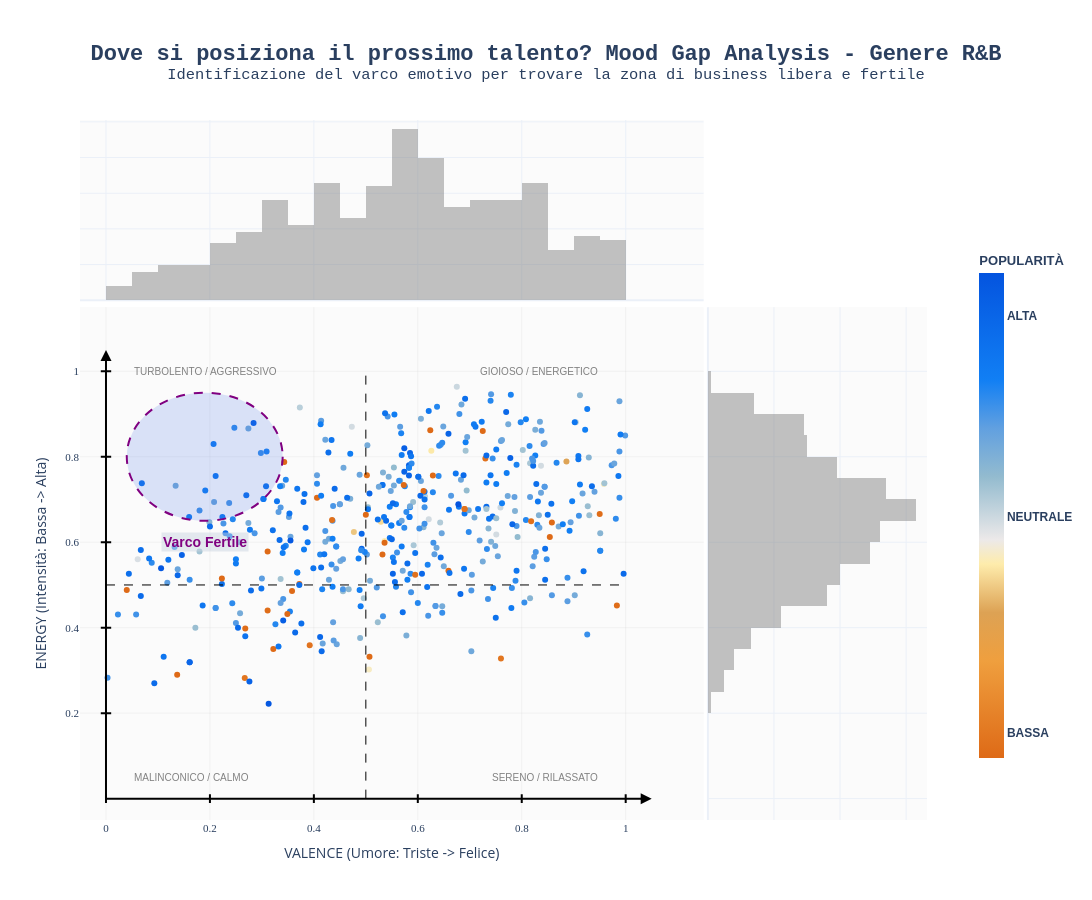

The code cell stored with this chart in its notebook:
### Markdown cell above
# DOMANDA DI BUSINESS 3



**Analisi del Posizionamento Strategico (Il Target nello specifico)**



Dove si posiziona il prossimo Talento se decidiamo di lanciarlo nel R&B? Abbiamo un varco o un area di questo genere che non sia preso d'assalto dagli artisti che producono qui e che hanno sonorità compatibili con R&B?



Sappiamo come va il mercato e chi sono i competitor. Ora decidiamo "che tipo" di artista vogliamo lanciare. Cerchiamo un'area di mercato libera (es. musica energetica ma triste/cupa) o ci buttiamo nel quadrante più affollato e redditizio?



**(Positioning) → Dove ci inseriamo noi?**



Il Colpo di Scena: "Abbiamo trovato il varco! Ecco dove la concorrenza dorme e dove il nostro nuovo talento può infilarsi per fare il botto."



Ora non serve più a scegliere il genere lo abbiamo già fatto, ma dobbiamo definire il MOOD (l'anima del brano) all'interno del genere scelto. Per farlo ci affiadiamo a conoscenza del dominio estratta dal web tramite ricerca e in particolare usiamo la musicologia dalla quale andiamo a prendere come strumento per identificare un varco nel genere il modello circonflesso delle emozioni.



**MODELLO CIRCONFLESSO DELLE EMOZIONI**

In musicologia, l'incrocio tra Valence ed Energy mappa lo stato d'animo universale di un brano:


- Energy (Y): Rappresenta l'intensità fisica (quanto il cuore batte forte).
- Valence (X): Rappresenta il valore edonico (quanto il brano è "felice" o "triste").

Combinandole, otteniamo i 4 quadranti del mercato:


1. Alto Energy / Alta Valence: Brani euforici, da festa (Oceano Rosso, molto affollato).
2. Alto Energy / Bassa Valence: Brani arrabbiati, tesi, di sfogo (Tipico di molto Rock e R&B moderno).
3. Basso Energy / Bassa Valence: Brani depressi, malinconici, intimi.
4. Basso Energy / Alta Valence: Brani rilassati, calmi, "chill".



 Cosa dobbiamo cercare?In questa fase dobbiamo andare in profondità nel genere per trovare il "Varco Emotivo".  Non basta dire "faccio R&B", devi decidere se deve essere:Energetico e Felice. Triste ma Energetico quindi brani arrabbiati o di sfogo. Calmo e Malinconico brani acustici o "deep". Per raggiungere questo useremo lo Scatter Plot con Marginal Histograms (Valence vs Energy) filtrato solo per Rock e R&B per vedere dove si ammassano le canzoni. La ricerca sarà focalizzata su trovare spazzi con bassa densità e a prevalenza di popolarità alta dei brani questo ci servirà a ridurre i rischi di produrre un brano tecnicamente perfetto ma posizionato nel quadrante sbagliato, dove c'è troppa concorrenza.

### Code cell
import plotly.express as px
import plotly.graph_objects as go
import pandas as pd

# Filtriamo il dataset solo per il genere R&B
df_rb = df[df['r&b'] == 1].copy()

# Creazione Scatter Plot
fig = px.scatter(
    df_rb, 
    x="valence", 
    y="energy", 
    color="popularity",
    marginal_x="histogram", 
    marginal_y="histogram",
    hover_name="song",
    hover_data=["artist", "year"],
    labels={
        "valence": "VALENCE (Umore: Triste -> Felice)", 
        "energy": "ENERGY (Intensità: Bassa -> Alta)",
        "popularity": "POPULARITÀ"
    },
    color_continuous_scale=[ 
     [0.0,  "#DE6A17"], [0.2,   "#EF9F3E"], [0.3,  "#DDA254"], [0.4,  "#FEECAC"],
     [0.45,  "#ECE9E9"],[0.58,  "#93BBCF"], [0.68, "#61A0E0"], [0.78, "#117FF4"], [1.0,  "#0454DF"],
    ]
        # --- ZONA BASSA/ALLERTA (Arancio) ---
    #[0.0,  "#DE6A17"],   # Arancio Scuro/Intenso (Valore Minimo)
    #[0.2,  "#EF9F3E"],   # Arancio Chiaro/Pasto (Inizio Transizione)

    # --- ZONA NEUTRA/MEDIA (Grigio Chiaro) ---
    #[0.45,  "#ECE9E9"],   # Grigio Chiarissimo (Quasi Bianco, punto di svolta 1)
    #[0.55,  "#93BBCF"],   # Grigio Chiarissimo (Banda centrale più larga per stabilità)
    #[0.65, "#61A0E0"],   # Grigio Chiaro (Inizio Transizione verso l'alto)

    # --- ZONA ALTA/SUCCESSO (Blu) ---
    #[0.8,  "#117FF4"],   # Blu Chiaro (Inizio zona positiva)
    #[1.0,  "#0454DF"] 
    # scala colore daltonici [
      #  [0.0,  '#FF1744'], [0.2,  '#FF5724'], [0.3,  '#FEA026'], [0.4,  '#FCD443'],
      #  [0.55, '#CFED61'], [0.65, '#7BF517'], [0.75, '#00C853'], [1.0,  '#02933F'],
    #]
    ,
    width=1200, height=900, template="plotly_white"
)

#  Personalizzazione Istogrammi
fig.data[1].marker.color, fig.data[1].opacity = "#6A6A6A", 0.4
fig.data[2].marker.color, fig.data[2].opacity = "#6A6A6A", 0.4

#  Layout e Assi (Unico 0 e spazio per frecce)
fig.update_layout(
    title=dict(
        text="<b>Dove si posiziona il prossimo talento? Mood Gap Analysis - Genere R&B</b><br>"
             "<sup>Identificazione del varco emotivo per trovare la zona di business libera e fertile</sup>",
        x=0.5, xanchor="center", font=dict(size=22, family="Courier New")
    ),
    plot_bgcolor='#fbfbfb',
    xaxis=dict(
        range=[-0.05, 1.15], 
        gridcolor='rgba(200,200,200,0.2)', 
        zeroline=False,
        tickvals=[0, 0.2, 0.4, 0.6, 0.8, 1.0],
        ticks="", # Manuali dopo
        tickfont=dict(family="Arial Black", size=11)
    ),
    yaxis=dict(
        range=[-0.05, 1.15], 
        gridcolor='rgba(200,200,200,0.2)', 
        zeroline=False,
        tickvals=[0.2, 0.4, 0.6, 0.8, 1.0], # 0 escluso per non doppiarlo
        ticks="",
        tickfont=dict(family="Arial Black", size=11)
    ),
    margin=dict(t=120)
)

fig.update_coloraxes(
    colorbar=dict(
        tickmode='array', tickvals=[0.05, 0.48, 0.88], 
        ticktext=["<b>BASSA</b>", "<b>NEUTRALE</b>", "<b>ALTA</b>"],
        tickfont=dict(family="Arial", size=12),
        title=dict(text="<b>POPULARITÀ</b>", side="top", font=dict(family="Arial", size=13)),
        x=1.05, thickness=25, len=0.75, y=0.45
    )
)

#  ASSI layout
fig.add_shape(type="line", x0=0, y0=0, x1=0, y1=1.04, line=dict(color="black", width=2), xref="x", yref="y")
fig.add_shape(type="line", x0=0, y0=0, x1=1.04, y1=0, line=dict(color="black", width=2), xref="x", yref="y")

# TACCHETTE TRASVERSALI (Cross-ticks)
for val in [0, 0.2, 0.4, 0.6, 0.8, 1.0]:
    fig.add_shape(type="line", x0=val, y0=-0.01, x1=val, y1=0.01,
                  line=dict(color="black", width=2), xref="x", yref="y")
for val in [0.2, 0.4, 0.6, 0.8, 1.0]:
    fig.add_shape(type="line", x0=-0.01, y0=val, x1=0.01, y1=val,
                  line=dict(color="black", width=2), xref="x", yref="y")

# FRECCE
fig.add_annotation(dict(x=1.05, y=0, ax=-14, ay=0, xref='x', yref='y', showarrow=True, arrowhead=2, arrowsize=1.1, arrowwidth=2, arrowcolor='black'))
fig.add_annotation(dict(x=0, y=1.05, ax=0, ay=14, xref='x', yref='y', showarrow=True, arrowhead=2, arrowsize=1.1, arrowwidth=2, arrowcolor='black'))

# LINEE DI QUADRANTE (Tratteggiate)
fig.add_shape(type="line", x0=0.5, y0=0, x1=0.5, y1=1, line=dict(color="black", dash="dash", width=1), xref="x", yref="y")
fig.add_shape(type="line", x0=0, y0=0.5, x1=1, y1=0.5, line=dict(color="black", dash="dash", width=1), xref="x", yref="y")

#  VARCO FERTILE R&B il focus del plot
c_x, c_y, r = 0.19, 0.8, 0.15
fig.add_shape(type="circle", x0=c_x - r, y0=c_y - r, x1=c_x + r, y1=c_y + r,
              line=dict(color="purple", width=2, dash="dash"), fillcolor="rgba(65, 105, 225, 0.18)", xref="x", yref="y")

fig.add_annotation(x=c_x, y=c_y - r - 0.05, text="<b>Varco Fertile</b>", showarrow=False,
                   font=dict(color="purple", size=14, family="Arial"), bgcolor="rgba(203, 213, 225, 0.5)")


# ETICHETTE DEI QUADRANTI (Mood Mapping)
# Quadrante Alto-Sinistra (Low Valence, High Energy)
fig.add_annotation(x=0.05, y=1, text="TURBOLENTO / AGGRESSIVO", showarrow=False,
                   font=dict(color="rgba(50,50,50,0.6)", size=10, family="Arial"), xanchor="left")

# Quadrante Alto-Destra (High Valence, High Energy)
fig.add_annotation(x=0.95, y=1, text="GIOIOSO / ENERGETICO", showarrow=False,
                   font=dict(color="rgba(50,50,50,0.6)", size=10, family="Arial"), xanchor="right")

# Quadrante Basso-Sinistra (Low Valence, Low Energy)
fig.add_annotation(x=0.05, y=0.05, text="MALINCONICO / CALMO", showarrow=False,
                   font=dict(color="rgba(50,50,50,0.6)", size=10, family="Arial"), xanchor="left")

# Quadrante Basso-Destra (High Valence, Low Energy)
fig.add_annotation(x=0.95, y=0.05, text="SERENO / RILASSATO", showarrow=False,
                   font=dict(color="rgba(50,50,50,0.6)", size=10, family="Arial"), xanchor="right")

fig.show()

### Figure 1 — Plotly figure (JSON) as saved in the notebook; plotly's stock layout.template omitted (floating-point values rounded to 4 significant figures; data arrays with more than 128 entries replaced by an {"elided": "..."} marker saying what was removed)
{"data": [{"customdata": {"elided": "456x2 mixed values"}, "hovertemplate": "<b>%{hovertext}</b><br><br>VALENCE (Umore: Triste -> Felice)=%{x}<br>ENERGY (Intensità: Bassa -> Alta)=%{y}<br>artist=%{customdata[0]}<br>year=%{customdata[1]}<br>POPULARITÀ=%{marker.color}<extra></extra>", "hovertext": {"elided": "456 str values"}, "legendgroup": "", "marker": {"color": {"elided": "456 float values"}, "coloraxis": "coloraxis", "symbol": "circle"}, "mode": "markers", "name": "", "orientation": "v", "showlegend": false, "type": "scatter", "x": {"elided": "456 float values"}, "xaxis": "x", "y": {"elided": "456 float values"}, "yaxis": "y"}, {"bingroup": "x", "hovertemplate": "VALENCE (Umore: Triste -> Felice)=%{x}<br>count=%{y}<extra></extra>", "legendgroup": "", "marker": {"color": "#6A6A6A"}, "name": "", "opacity": 0.4, "showlegend": false, "type": "histogram", "x": {"elided": "456 float values"}, "xaxis": "x3", "yaxis": "y3"}, {"bingroup": "y", "hovertemplate": "ENERGY (Intensità: Bassa -> Alta)=%{y}<br>count=%{x}<extra></extra>", "legendgroup": "", "marker": {"color": "#6A6A6A"}, "name": "", "opacity": 0.4, "showlegend": false, "type": "histogram", "xaxis": "x2", "y": {"elided": "456 float values"}, "yaxis": "y2"}], "layout": {"annotations": [{"arrowcolor": "black", "arrowhead": 2, "arrowsize": 1.1, "arrowwidth": 2, "ax": -14, "ay": 0, "showarrow": true, "x": 1.05, "xref": "x", "y": 0, "yref": "y"}, {"arrowcolor": "black", "arrowhead": 2, "arrowsize": 1.1, "arrowwidth": 2, "ax": 0, "ay": 14, "showarrow": true, "x": 0, "xref": "x", "y": 1.05, "yref": "y"}, {"bgcolor": "rgba(203, 213, 225, 0.5)", "font": {"color": "purple", "family": "Arial", "size": 14}, "showarrow": false, "text": "<b>Varco Fertile</b>", "x": 0.19, "y": 0.6}, {"font": {"color": "rgba(50,50,50,0.6)", "family": "Arial", "size": 10}, "showarrow": false, "text": "TURBOLENTO / AGGRESSIVO", "x": 0.05, "xanchor": "left", "y": 1}, {"font": {"color": "rgba(50,50,50,0.6)", "family": "Arial", "size": 10}, "showarrow": false, "text": "GIOIOSO / ENERGETICO", "x": 0.95, "xanchor": "right", "y": 1}, {"font": {"color": "rgba(50,50,50,0.6)", "family": "Arial", "size": 10}, "showarrow": false, "text": "MALINCONICO / CALMO", "x": 0.05, "xanchor": "left", "y": 0.05}, {"font": {"color": "rgba(50,50,50,0.6)", "family": "Arial", "size": 10}, "showarrow": false, "text": "SERENO / RILASSATO", "x": 0.95, "xanchor": "right", "y": 0.05}], "barmode": "overlay", "coloraxis": {"colorbar": {"len": 0.75, "thickness": 25, "tickfont": {"family": "Arial", "size": 12}, "tickmode": "array", "ticktext": ["<b>BASSA</b>", "<b>NEUTRALE</b>", "<b>ALTA</b>"], "tickvals": [0.05, 0.48, 0.88], "title": {"font": {"family": "Arial", "size": 13}, "side": "top", "text": "<b>POPULARITÀ</b>"}, "x": 1.05, "y": 0.45}, "colorscale": [[0, "#DE6A17"], [0.2, "#EF9F3E"], [0.3, "#DDA254"], [0.4, "#FEECAC"], [0.45, "#ECE9E9"], [0.58, "#93BBCF"], [0.68, "#61A0E0"], [0.78, "#117FF4"], [1, "#0454DF"]]}, "height": 900, "legend": {"tracegroupgap": 0}, "margin": {"t": 120}, "plot_bgcolor": "#fbfbfb", "shapes": [{"line": {"color": "black", "width": 2}, "type": "line", "x0": 0, "x1": 0, "xref": "x", "y0": 0, "y1": 1.04, "yref": "y"}, {"line": {"color": "black", "width": 2}, "type": "line", "x0": 0, "x1": 1.04, "xref": "x", "y0": 0, "y1": 0, "yref": "y"}, {"line": {"color": "black", "width": 2}, "type": "line", "x0": 0, "x1": 0, "xref": "x", "y0": -0.01, "y1": 0.01, "yref": "y"}, {"line": {"color": "black", "width": 2}, "type": "line", "x0": 0.2, "x1": 0.2, "xref": "x", "y0": -0.01, "y1": 0.01, "yref": "y"}, {"line": {"color": "black", "width": 2}, "type": "line", "x0": 0.4, "x1": 0.4, "xref": "x", "y0": -0.01, "y1": 0.01, "yref": "y"}, {"line": {"color": "black", "width": 2}, "type": "line", "x0": 0.6, "x1": 0.6, "xref": "x", "y0": -0.01, "y1": 0.01, "yref": "y"}, {"line": {"color": "black", "width": 2}, "type": "line", "x0": 0.8, "x1": 0.8, "xref": "x", "y0": -0.01, "y1": 0.01, "yref": "y"}, {"line": {"color": "black", "width": 2}, "type": "line", "x0": 1, "x1": 1, "xref": "x", "y0": -0.01, "y1": 0.01, "yref": "y"}, {"line": {"color": "black", "width": 2}, "type": "line", "x0": -0.01, "x1": 0.01, "xref": "x", "y0": 0.2, "y1": 0.2, "yref": "y"}, {"line": {"color": "black", "width": 2}, "type": "line", "x0": -0.01, "x1": 0.01, "xref": "x", "y0": 0.4, "y1": 0.4, "yref": "y"}, {"line": {"color": "black", "width": 2}, "type": "line", "x0": -0.01, "x1": 0.01, "xref": "x", "y0": 0.6, "y1": 0.6, "yref": "y"}, {"line": {"color": "black", "width": 2}, "type": "line", "x0": -0.01, "x1": 0.01, "xref": "x", "y0": 0.8, "y1": 0.8, "yref": "y"}, {"line": {"color": "black", "width": 2}, "type": "line", "x0": -0.01, "x1": 0.01, "xref": "x", "y0": 1, "y1": 1, "yref": "y"}, {"line": {"color": "black", "dash": "dash", "width": 1}, "type": "line", "x0": 0.5, "x1": 0.5, "xref": "x", "y0": 0, "y1": 1, "yref": "y"}, {"line": {"color": "black", "dash": "dash", "width": 1}, "type": "line", "x0": 0, "x1": 1, "xref": "x", "y0": 0.5, "y1": 0.5, "yref": "y"}, {"fillcolor": "rgba(65, 105, 225, 0.18)", "line": {"color": "purple", "dash": "dash", "width": 2}, "type": "circle", "x0": 0.04, "x1": 0.34, "xref": "x", "y0": 0.65, "y1": 0.95, "yref": "y"}], "title": {"font": {"family": "Courier New", "size": 22}, "text": "<b>Dove si posiziona il prossimo talento? Mood Gap Analysis - Genere R&B</b><br><sup>Identificazione del varco emotivo per trovare la zona di business libera e fertile</sup>", "x": 0.5, "xanchor": "center"}, "width": 1200, "xaxis": {"anchor": "y", "domain": [0, 0.7363], "gridcolor": "rgba(200,200,200,0.2)", "range": [-0.05, 1.15], "tickfont": {"family": "Arial Black", "size": 11}, "ticks": "", "tickvals": [0, 0.2, 0.4, 0.6, 0.8, 1], "title": {"text": "VALENCE (Umore: Triste -> Felice)"}, "zeroline": false}, "xaxis2": {"anchor": "y2", "domain": [0.7413, 1], "matches": "x2", "showgrid": true, "showline": false, "showticklabels": false, "ticks": ""}, "xaxis3": {"anchor": "y3", "domain": [0, 0.7363], "matches": "x", "showgrid": true, "showticklabels": false}, "xaxis4": {"anchor": "y4", "domain": [0.7413, 1], "matches": "x2", "showgrid": true, "showline": false, "showticklabels": false, "ticks": ""}, "yaxis": {"anchor": "x", "domain": [0, 0.7326], "gridcolor": "rgba(200,200,200,0.2)", "range": [-0.05, 1.15], "tickfont": {"family": "Arial Black", "size": 11}, "ticks": "", "tickvals": [0.2, 0.4, 0.6, 0.8, 1], "title": {"text": "ENERGY (Intensità: Bassa -> Alta)"}, "zeroline": false}, "yaxis2": {"anchor": "x2", "domain": [0, 0.7326], "matches": "y", "showgrid": true, "showticklabels": false}, "yaxis3": {"anchor": "x3", "domain": [0.7426, 1], "matches": "y3", "showgrid": true, "showline": false, "showticklabels": false, "ticks": ""}, "yaxis4": {"anchor": "x4", "domain": [0.7426, 1], "matches": "y3", "showgrid": true, "showline": false, "showticklabels": false, "ticks": ""}}}
